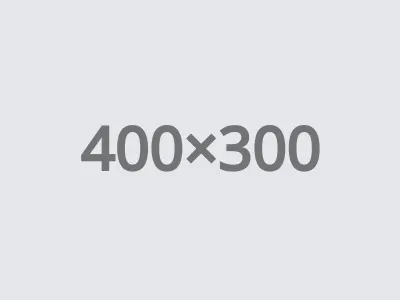
#> input picture frontend/img/other-placeholder.png, 400 x 300 px; its folder holds only this picture in this run
$ python -i edge_detection.py   (imports and definitions only)   (older library calls are emulated)
#> lines starting #> are read from the running program, lines starting #| are printed output that depends on the picture; after the words box and inside, x2 and y2 are one past the last pixel; in counts of white or black regions, pixels touching at a corner belong together
#> further down, picture is the input picture: shape (300, 400, 3); mean B, G, R 230.1, 226.2, 224.3
import av
import cv2
import time
import numpy as np


"""
CODICE PRESO DA: https://www.geeksforgeeks.org/python/real-time-edge-detection-using-opencv-python/ E POI ADATTATO
"""

# ------------------------------
# Global variables
# ------------------------------
prev_fused = None  # per temporal smoothing

# ------------------------------
# Utility Functions
# ------------------------------
def resize_frame(frame, width, height):
    return cv2.resize(frame, (width, height), interpolation=cv2.INTER_AREA)

def to_grayscale(frame):
    return cv2.cvtColor(frame, cv2.COLOR_BGR2GRAY)


def apply_clahe(gray):
    # [4 lines of commented-out code are left out]
    clahe = cv2.createCLAHE(clipLimit=4.0, tileGridSize=(64, 64))
    return clahe.apply(gray)
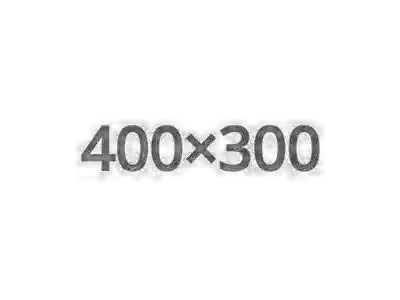
#> returned value: shape (300, 400); min 41, max 255, mean 247.3

def bilateral_smooth(gray):
    # [10 lines of commented-out code are left out]
    return cv2.bilateralFilter(gray, 8, 90, 90)


def dynamic_canny(gray):
    sigma = np.std(gray)
#> sigma = 28
    lower = max(20, int(0.66 * sigma))
#> lower = 20
    upper = min(200, int(1.33 * sigma))
#> upper = 37
    return cv2.Canny(gray, lower, upper)
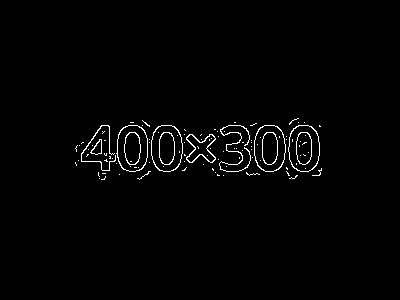
#> returned value: shape (300, 400); 1.5% white in thin lines or dots, all inside (x1, y1, x2, y2) = (75, 118, 322, 180)

def laplacian_edge(gray):
    lap = cv2.Laplacian(gray, cv2.CV_64F)
    return cv2.convertScaleAbs(lap)

def sobel_gradient(gray):
    sobelx = cv2.Sobel(gray, cv2.CV_64F, 1, 0)
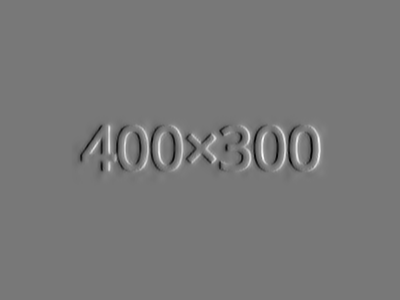
#> sobelx: shape (300, 400) float64; min -411, max 461, mean 0; drawn with min black and max white
    sobely = cv2.Sobel(gray, cv2.CV_64F, 0, 1)
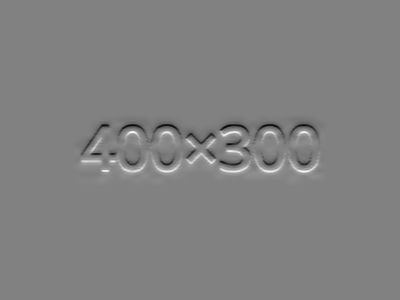
#> sobely: shape (300, 400) float64; min -391, max 379, mean 0; drawn with min black and max white
    mag = np.sqrt(sobelx**2 + sobely**2)
    return cv2.convertScaleAbs(mag)
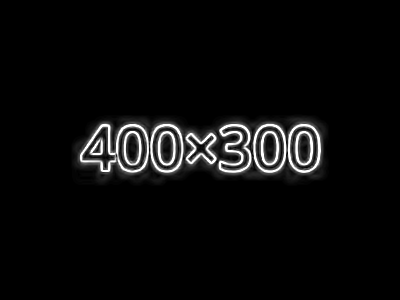
#> returned value: shape (300, 400); min 0, max 255, mean 10.9

def fuse_edges(canny, lap, sobel):
    fused = cv2.addWeighted(canny, 0.6, lap, 0.3, 0)
    fused = cv2.addWeighted(fused, 0.7, sobel, 0.3, 0)
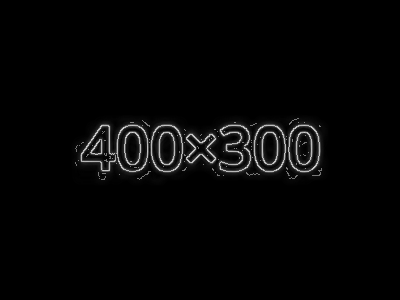
#> fused: shape (300, 400); min 0, max 212, mean 5.2
    return fused

def morphology_close(fused):
    kernel = np.ones((3, 3), np.uint8)
    return cv2.morphologyEx(fused, cv2.MORPH_CLOSE, kernel)

def temporal_smooth(fused):
    global prev_fused
    if prev_fused is None:
        prev_fused = fused.copy()
    fused_smoothed = cv2.addWeighted(fused, 0.7, prev_fused, 0.3, 0)
    prev_fused = fused_smoothed.copy()
    return fused_smoothed

def overlay_edges(frame, fused):
    overlay = frame.copy()
    overlay[fused > 40] = [0, 0, 255]  # rosso sui bordi
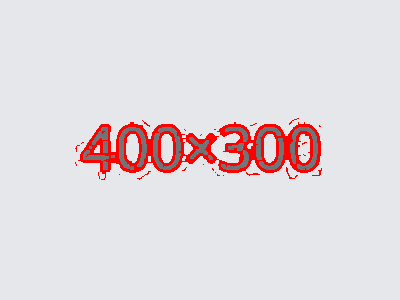
#> overlay: shape (300, 400, 3); 3.73% of pixels changed, all inside (x1, y1, x2, y2) = (75, 118, 322, 180)
    return overlay

# ------------------------------
# Frame processing
# ------------------------------
def process_frame(img):
    gray = to_grayscale(img)
    clahe_gray = apply_clahe(gray)
    smooth = bilateral_smooth(clahe_gray)
    canny = dynamic_canny(smooth)
    lap = laplacian_edge(smooth)
    sobel = sobel_gradient(smooth)
    fused = fuse_edges(canny, lap, sobel)
    fused = morphology_close(fused)
    fused = temporal_smooth(fused)
    output = overlay_edges(img, fused)
    return output

# ------------------------------
# Main computation
# ------------------------------


# [56 lines left out: function compute_roi, not called in this run]

>>> import cv2
>>> picture = cv2.imread('../../frontend/img/other-placeholder.png')
>>> result = process_frame(picture)

$ run again, on frontend/img/placeholder.png
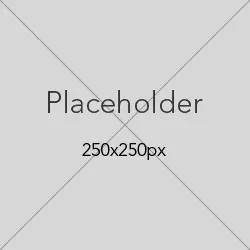
#> input picture frontend/img/placeholder.png, 250 x 250 px
#> picture is the input picture: shape (250, 250, 3); mean B, G, R 211.4, 211.4, 211.4
#> sigma = 17.87
#> lower = 20
#> upper = 23
#> in dynamic_canny, `return cv2.Canny(gray, lower, upper)`:
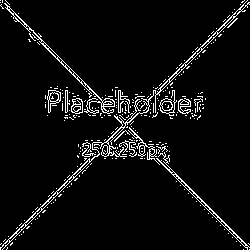
#> returned value: shape (250, 250); 5.4% white in thin lines or dots
#> in overlay_edges, `overlay[fused > 40] = [0, 0, 255]`:
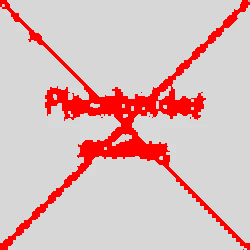
#> overlay: shape (250, 250, 3); 12.4% of pixels changed, all inside (x1, y1, x2, y2) = (0, 0, 250, 250)

$ run again, on frontend/img/wide-placeholder.png
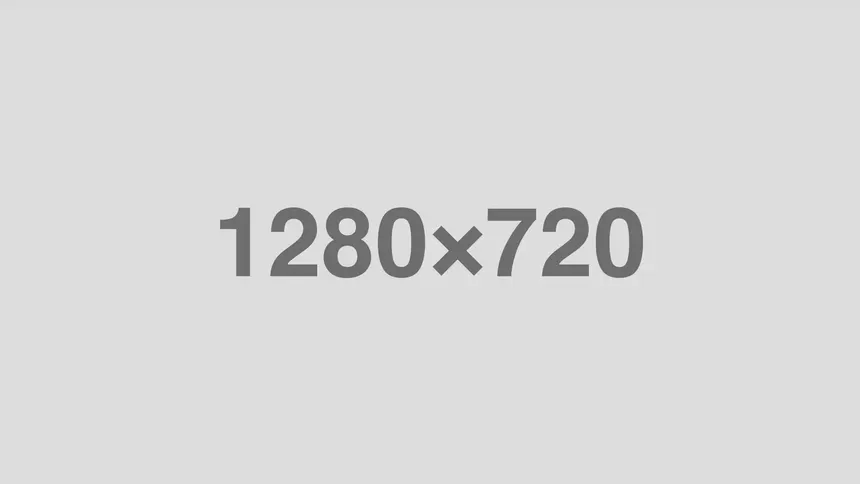
#> input picture frontend/img/wide-placeholder.png, 860 x 484 px
#> picture is the input picture: shape (484, 860, 3); mean B, G, R 217.4, 217.4, 217.4
#> sigma = 22.08
#> lower = 20
#> upper = 29
#> in dynamic_canny, `return cv2.Canny(gray, lower, upper)`:
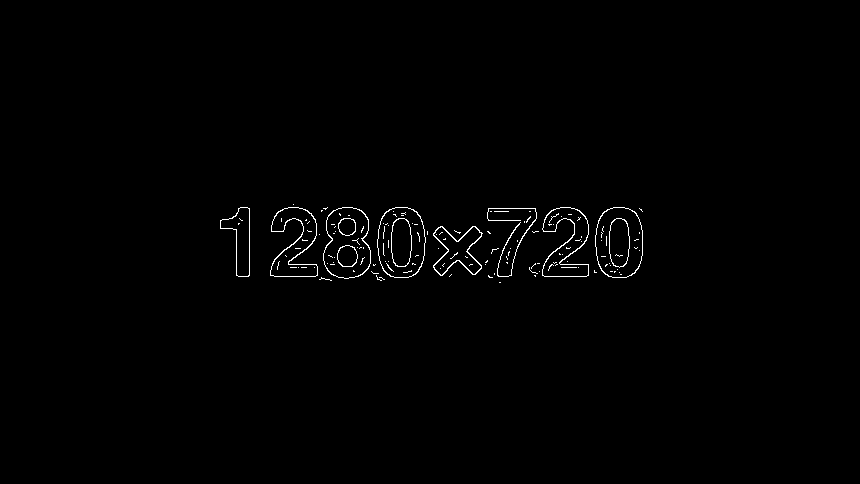
#> returned value: shape (484, 860); 0.75% white in thin lines or dots, all inside (x1, y1, x2, y2) = (220, 204, 643, 283)
#> in overlay_edges, `overlay[fused > 40] = [0, 0, 255]`:
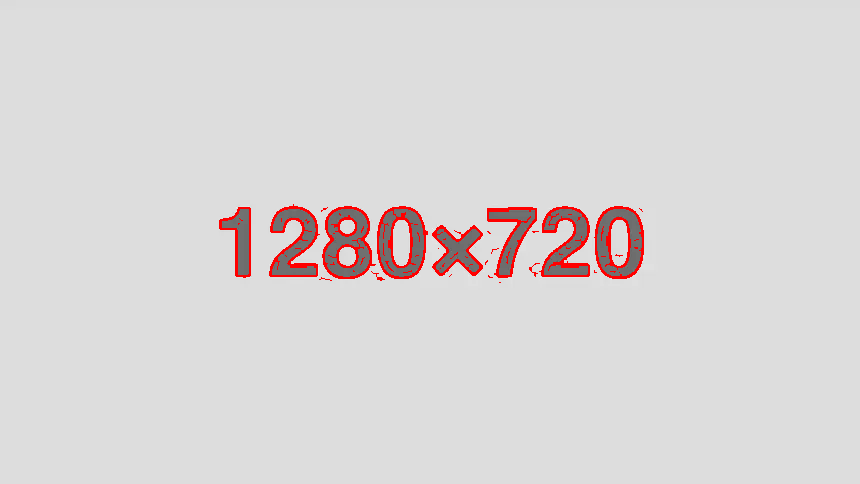
#> overlay: shape (484, 860, 3); 1.58% of pixels changed, all inside (x1, y1, x2, y2) = (219, 204, 644, 283)
